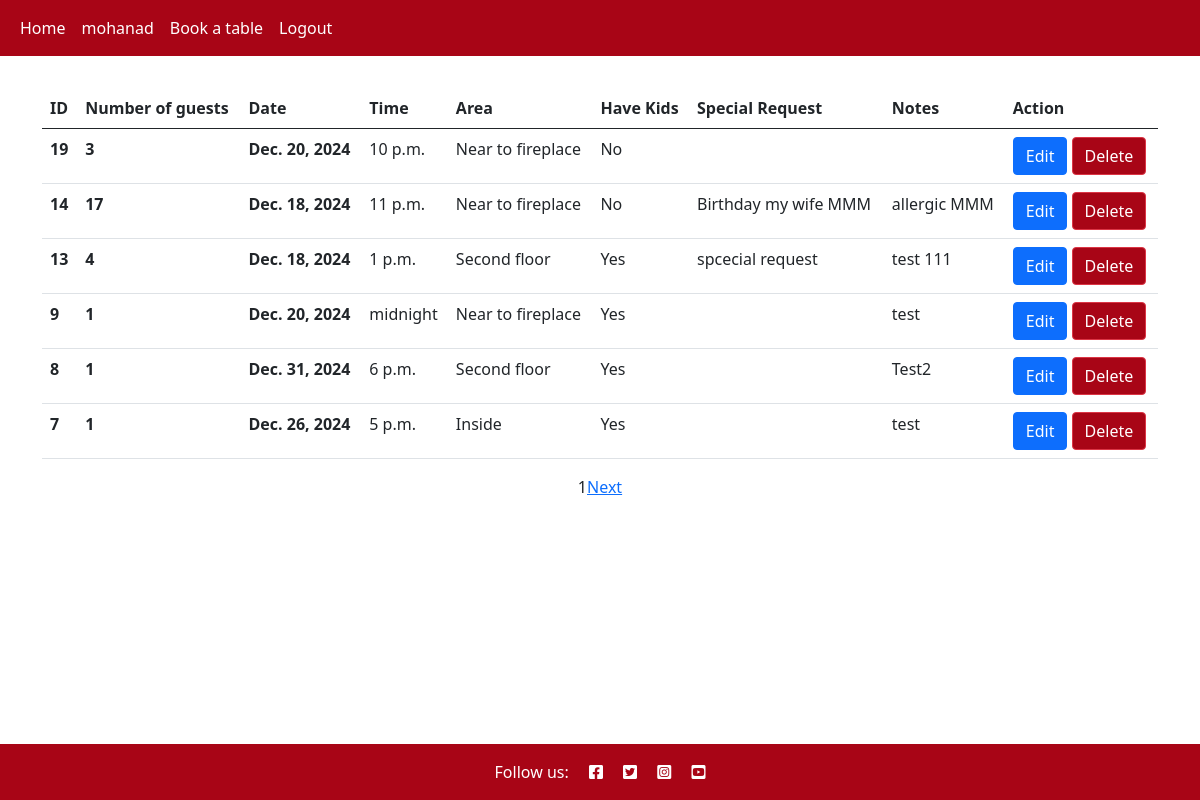
The app's page /reservations/ (signed in) with its own data.
### reservation/models.py (models this page shows)
class Reservation(models.Model):
    date = models.DateField()
    time = models.TimeField()
    area = models.IntegerField(choices=AREAS, default=0)
    how_many_people = models.IntegerField(
        default=1,
        validators=[
            MaxValueValidator(25),
            MinValueValidator(1)
        ])
    customer = models.ForeignKey(User, on_delete=models.CASCADE)
    have_kids = models.BooleanField(default=False)
    special_request = models.CharField(max_length=250, default=None, blank=True, null=True)
    note = models.TextField(default=None, blank=True, null=True)
    created_on = models.DateTimeField(auto_now_add=True)

### reservation/views.py (the view)
def reservation_list(request):
    if request.user.is_anonymous is True:
        return HttpResponseRedirect(reverse('home_page'))
    else:
        temp_reservations = Reservation.objects.filter(
            customer=request.user).order_by("-created_on")
        p = Paginator(temp_reservations, 6)
        page_number = (
            1 if request.GET.get('page')
            is None else request.GET.get('page'))
        try:
            page_obj = p.get_page(page_number)
        except PageNotAnInteger:
            page_obj = p.page(1)
        except EmptyPage:
            page_obj = p.page(p.num_pages)
        context = {'page_obj': page_obj, 'reservations': p.page(page_number)}
        return render(request, 'reservation/reservation_list.html', context)

### reservation/templates/reservation/reservation_list.html (shortened to what this page needs)
{% extends 'base.html' %}
{% block content %}
{% load static%}
<div class="container mt-3">
<table class="table">
    <thead>
      <tr>
        <th scope="col">ID</th>
        <th scope="col">Number of guests</th>
        <th scope="col">Date</th>
        <th scope="col">Time</th>
        <th scope="col">Area</th>
        <th scope="col">Have Kids</th>
        <th scope="col">Special Request</th>
        <th scope="col">Notes</th>
        <th scope="col">Action</th>
      </tr>
    </thead>
    <tbody>
        {% for reservation in reservations %}
      <tr>
        <th scope="row">{{reservation.id}}</th>
        <th scope="row">{{reservation.how_many_people}}</th>
        <th scope="row">{{reservation.date}}</th>
        <td>{{reservation.time}}</td>
        <td>{% if reservation.area == 0 %}Near to fireplace{% elif reservation.area == 1%}Terrace{% elif reservation.area == 2 %}Smoker{% elif reservation.area == 3%}Inside{% elif reservation.area == 4%}Second floor{%endif%}</td>
        <td>{% if reservation.have_kids %}Yes {%else%}No {%endif%}</td>
        <td>{% if reservation.special_request == None %}  {% else %} {{reservation.special_request}}</td> {% endif%}
        <td>{{reservation.note}}</td>
        <td>
            <a href="../reservations/edit_reservation/{{reservation.id}}" class="btn btn-primary btn-edit" data-reservation_id="{{reservation.id}}" >
               Edit
            </a>
            <button class="btn btn-danger btn-delete" data-reservation_id="{{reservation.id}}" data-bs-target="#deleteModal" data-bs-toggle="modal">
               Delete
            </button>
        </td>
      </tr>
        {% endfor%}
    </tbody>
  </table>
  <div class="d-flex justify-content-center">
    <span>{{page_obj.number}}</span>
    {%if page_obj.has_next %}
        <a href="?page={{page_obj.next_page_number}}" class="ml-2" >Next</a>
    {% endif %}
</div>
</div>
{% endblock content%}

### templates/base.html (shortened to what this page needs)
{% load static %}
{% url 'account_login' as login_url %}
{% url 'account_signup' as signup_url %}
{% url 'account_logout' as logout_url %}
<!DOCTYPE html>
<html class="h-100" lang="en">
<head>
    <link rel="stylesheet" href="https://cdnjs.cloudflare.com/ajax/libs/font-awesome/5.15.3/css/all.min.css">
    <link href="https://cdn.jsdelivr.net/npm/bootstrap@5.0.1/dist/css/bootstrap.min.css" rel="stylesheet"
>
    <link rel="stylesheet" href="{% static 'css/style.css' %}" type="text/css">
</head>
<body class="d-flex flex-column h-100 main-bg">
    <nav class="navbar navbar-expand-lg navbar-light red-bg-nav mb-3">
        <div class="container-fluid">
            <div class="collapse navbar-collapse" id="navbarText">
                <ul class="navbar-nav me-auto mb-2 mb-lg-0">
                    <li class="nav-item">
                        <a class="nav-link text-white {% if request.path == home_url %}active{% endif %}" aria-current="page"
                            href="/">Home</a>
                    </li>
                    {% if user.is_authenticated %}
                    <li class="nav-item">
                        <a class="nav-link text-white {% if request.path == logout_url %}active{% endif %}" aria-current="page" href="{% url 'reservation_list' %}">{{user.username}}</a>
                    </li>
                    <li class="nav-item">
                        <a class="nav-link text-white {% if request.path == logout_url %}active{% endif %}" aria-current="page" href="{% url 'reservation' %}">Book a table</a>
                    </li>
                    <li class="nav-item">
                        <a class="nav-link text-white {% if request.path == logout_url %}active{% endif %}" aria-current="page" href="{% url 'account_logout' %}">Logout</a>
                    </li>
                    {% endif %}
                </ul>
            </div>
        </div>
    </nav>
    <main class="flex-shrink-0 main-bg">
        {% block content %}
        {% endblock content %}
    </main>
    <footer class="footer mt-auto py-3 dark-bg">
        <p class="m-0 text-center text-white">Follow us:
            <a href="https://www.facebook.com" target="_blank" aria-label="Facebook link"> <i class="fab fa-facebook-square ms-3 text-white"></i></a>
           <a href="https://www.twitter.com"  target="_blank" aria-label="Twitter link"> <i class="fab fa-twitter-square ms-3 text-white"></i></a>
           <a href="https://www.instagram.com"  target="_blank" aria-label="Instagram link"> <i class="fab fa-instagram-square ms-3 text-white"></i></a>
           <a href="https://www.youtube.com"  target="_blank" aria-label="Youtube link"> <i class="fab fa-youtube-square ms-3  text-white"></i></a>
        </p>
    </footer>
</body>
</html>

### static/css/style.css (style rules this page uses)
:root { --primary-color:#A80516; }
* { padding: 0; margin: 0; }
footer { background-color: var(--primary-color); }
.red-bg-nav { background-color: var(--primary-color); color: white; }
.btn-danger { background-color: var(--primary-color); }

### records on screen
Reservation: id "19", how_many_people "3", date "Dec. 20, 2024", time "10 p.m.", area "Near to fireplace", have_kids "No"
Reservation: id "14", how_many_people "17", date "Dec. 18, 2024", time "11 p.m.", area "Near to fireplace", have_kids "No", special_request "Birthday my wife MMM", note "allergic MMM"
Reservation: id "13", how_many_people "4", date "Dec. 18, 2024", time "1 p.m.", area "Second floor", have_kids "Yes", special_request "spcecial request", note "test 111"
Reservation: id "9", how_many_people "1", date "Dec. 20, 2024", time "midnight", area "Near to fireplace", have_kids "Yes", note "test"
Reservation: id "8", how_many_people "1", date "Dec. 31, 2024", time "6 p.m.", area "Second floor", have_kids "Yes", note "Test2"
Reservation: id "7", how_many_people "1", date "Dec. 26, 2024", time "5 p.m.", area "Inside", have_kids "Yes", note "test"

### other values on screen
{{ user.username }} "mohanad"
{{ page_obj.number }} "1"
